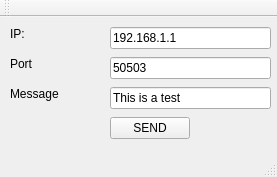
<?xml version="1.0" encoding="UTF-8"?>
<ui version="4.0">
 <class>NcatWindow</class>
 <widget class="QMainWindow" name="NcatWindow">
  <property name="geometry">
   <rect>
    <x>0</x>
    <y>0</y>
    <width>277</width>
    <height>177</height>
   </rect>
  </property>
  <property name="windowTitle">
   <string>NcatWindow</string>
  </property>
  <widget class="QWidget" name="centralWidget">
   <widget class="QLabel" name="label">
    <property name="geometry">
     <rect>
      <x>10</x>
      <y>10</y>
      <width>50</width>
      <height>14</height>
     </rect>
    </property>
    <property name="text">
     <string>IP:</string>
    </property>
   </widget>
   <widget class="QLineEdit" name="tb_ip">
    <property name="geometry">
     <rect>
      <x>110</x>
      <y>10</y>
      <width>161</width>
      <height>22</height>
     </rect>
    </property>
    <property name="text">
     <string>192.168.1.1</string>
    </property>
   </widget>
   <widget class="QLabel" name="label_2">
    <property name="geometry">
     <rect>
      <x>10</x>
      <y>40</y>
      <width>50</width>
      <height>14</height>
     </rect>
    </property>
    <property name="text">
     <string>Port</string>
    </property>
   </widget>
   <widget class="QLineEdit" name="tb_port">
    <property name="geometry">
     <rect>
      <x>110</x>
      <y>40</y>
      <width>161</width>
      <height>22</height>
     </rect>
    </property>
    <property name="text">
     <string>50503</string>
    </property>
   </widget>
   <widget class="QLabel" name="label_3">
    <property name="geometry">
     <rect>
      <x>10</x>
      <y>70</y>
      <width>50</width>
      <height>14</height>
     </rect>
    </property>
    <property name="text">
     <string>Message</string>
    </property>
   </widget>
   <widget class="QLineEdit" name="tb_msg">
    <property name="geometry">
     <rect>
      <x>110</x>
      <y>70</y>
      <width>161</width>
      <height>22</height>
     </rect>
    </property>
    <property name="text">
     <string>This is a test</string>
    </property>
   </widget>
   <widget class="QPushButton" name="pushButton">
    <property name="geometry">
     <rect>
      <x>110</x>
      <y>100</y>
      <width>80</width>
      <height>22</height>
     </rect>
    </property>
    <property name="text">
     <string>SEND</string>
    </property>
   </widget>
  </widget>
  <widget class="QToolBar" name="mainToolBar">
   <attribute name="toolBarArea">
    <enum>TopToolBarArea</enum>
   </attribute>
   <attribute name="toolBarBreak">
    <bool>false</bool>
   </attribute>
  </widget>
  <widget class="QStatusBar" name="statusBar"/>
 </widget>
 <layoutdefault spacing="6" margin="11"/>
 <resources/>
 <connections/>
</ui>
